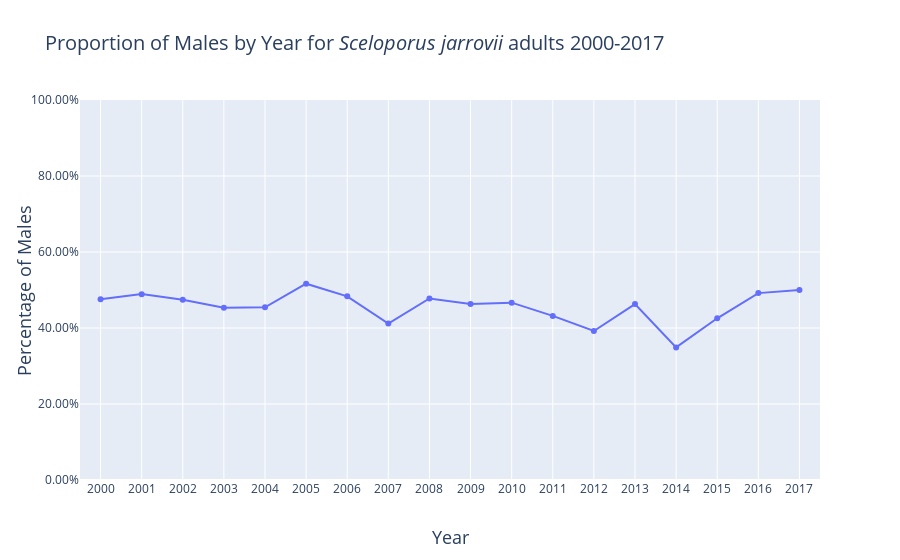

Write notebook code for a chart like this one.
### Code cell
Sjarrovii = go.Scatter(x = populationSize_sex.loc[(populationSize_sex.propMale.notna())].year
           , y = populationSize_sex.loc[(populationSize_sex.propMale.notna())].propMale
          ,name = '<i>S. jarrovii</i>')
data = [Sjarrovii]
layout = go.Layout(
    title = 'Proportion of Males by Year for <i>Sceloporus jarrovii</i> adults 2000-2017',
    titlefont = dict(
        size = 20),
    xaxis = dict(
        dtick = 1,
        title = 'Year',
        titlefont = dict(
            size = 18),
        range = [1999.5,2017.5]),
    yaxis = dict(
        tickformat = ".2%",
        title = 'Percentage of Males',
        titlefont = dict(
            size = 18),
    range = [0,1])
    
)
fig = go.Figure(
        data = data,
        layout = layout)
plot(fig, filename = 'Proportion of Males by Species and Year for Sceloporus jarrovii adults 2000-2017 56 plus.html')
iplot(fig, filename = 'Proportion of Males by Species and Year for Sceloporus jarrovii adults 2000-2017 56 plus.html')

### Figure 1 — Plotly figure (JSON) as saved in the notebook; plotly's stock layout.template omitted (floating-point values rounded to 4 significant figures)
{"data": [{"name": "<i>S. jarrovii</i>", "type": "scatter", "x": [2000, 2001, 2002, 2003, 2004, 2005, 2006, 2007, 2008, 2009, 2010, 2011, 2012, 2013, 2014, 2015, 2016, 2017], "y": [0.4758, 0.4891, 0.4742, 0.4531, 0.4545, 0.5167, 0.4833, 0.4118, 0.4776, 0.463, 0.4667, 0.4318, 0.3922, 0.463, 0.3488, 0.4255, 0.4918, 0.5]}], "layout": {"title": {"font": {"size": 20}, "text": "Proportion of Males by Year for <i>Sceloporus jarrovii</i> adults 2000-2017"}, "xaxis": {"dtick": 1, "range": [2000.0, 2018.0], "title": {"font": {"size": 18}, "text": "Year"}}, "yaxis": {"range": [0, 1], "tickformat": ".2%", "title": {"font": {"size": 18}, "text": "Percentage of Males"}}}}
